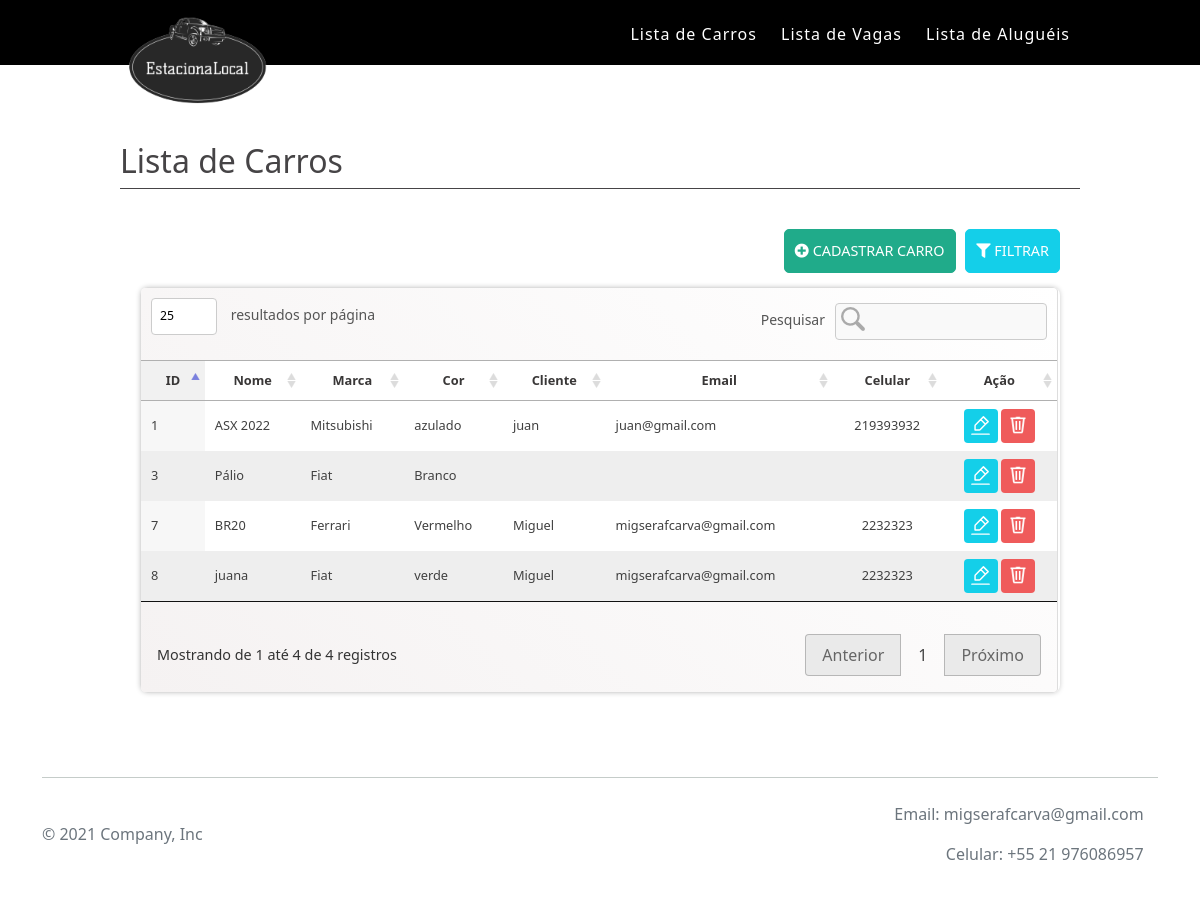
The app's page /carro with its own data.
### tables this page shows
CREATE TABLE `tblcarros` (
  `idcarro` int(11) NOT NULL,
  `nome` varchar(50) NOT NULL,
  `marca` varchar(50) NOT NULL,
  `cor` varchar(30) NOT NULL,
  `cliente` varchar(100) NOT NULL,
  `email` varchar(100) NOT NULL,
  `celular` varchar(50) NOT NULL
);

### app/core/Controller.php (called while the page is built, shortened)
<?php
class Controller{
     public function load($viewName, $viewData=array()){
       extract($viewData);
       include "app/views/" . $viewName .".php";
   }
}

### app/controllers/CarroController.php (called while the page is built, shortened)
<?php
class CarroController extends Controller{
   public function index(){
        $objCarro = new Carro();
        $dados["lista"] = $objCarro->lista();
        $dados["view"] = "Carro/index";
         $this->load("template",$dados);
   }
}

### app/core/Core.php (called while the page is built, shortened)
<?php
class Core{
    private $parametros = array();
    public function run(){
       $c = new $controllerCorrente;
       call_user_func_array(array($c, $this->getMetodo()), $this->getParametros());
    }
    public function getMetodo() {
        return METODO_PADRAO;
    }
    public function getParametros() {
        return $this->parametros;
    }
}

### index.php (called while the page is built, shortened)
<?php
require 'app/core/Core.php';
$core = new Core;
$core->run();

### app/core/Model.php (called while the page is built, shortened)
<?php
abstract class Model{
    public function __construct() {
		 $opcoes = array(
                \PDO::ATTR_ERRMODE => \PDO::ERRMODE_EXCEPTION,
                \PDO::MYSQL_ATTR_INIT_COMMAND =>"Set NAMES utf8"
        );
        $this->db = new \PDO("mysql:dbname=".BANCO.";host=".SERVIDOR,USUARIO,SENHA, $opcoes);
    }
}

### app/models/Carro.php (called while the page is built, shortened)
<?php
class Carro extends Model{
    public function lista(){
        $sql = "SELECT * FROM tblcarros";
        $qry = $this->db->query($sql);
        return $qry->fetchAll(\PDO::FETCH_OBJ);
    }
}

### app/views/Carro/index.php (the view, shortened to what this page needs)
<section class="caixa mt-4">
				<div class="titulo h5 mb-0"> <h2>Lista de Carros</h2></div>
				<div class="base-lista">
					<div>
						<div class="text-end d-flex">
							<a href="<?php echo URL_BASE."carro/create" ?>" class="btn btn-verde d-inline-block mb-2 mx-1"><i class="fas fa fa-plus-circle" aria-hidden="true"></i> Cadastrar carro</a>
							<a href="" class="btn btn-azul d-inline-block mb-2 filtro"><i class="fas fa fa-filter" aria-hidden="true"></i> Filtrar</a>
						</div>
					</div>
				<div class="tabela-responsiva tabela">
					<table width="100%" border="0" cellspacing="0" cellpadding="0" id="dataTable">
						<thead>
						  <tr>
						  <th align="left">ID</th>
							<th align="left">Nome</th>
							<th align="left">Marca</th>
							<th align="center">Cor</th>
							<th align="center">Cliente</th>
							<th align="center">Email</th>
							<th align="center">Celular</th>
							<th align="center">Ação</th>
						  </tr>
						</thead>
						<tbody>
							<?php  foreach($lista as $carro) { ?>
							<tr>
								<td><?php echo $carro->idcarro; ?></td>
								<td><?php echo $carro->nome; ?></td>
								<td><?php echo $carro->marca; ?></td>
								<td><?php echo $carro->cor; ?></td>
								<td><?php echo $carro->cliente; ?></td>
								<td><?php echo $carro->email; ?></td>
								<td align="center"><?php echo $carro->celular; ?></td>
								<td align="center">
									<a href="<?php echo URL_BASE."carro/edit/".$carro->idcarro ?>" class="btn btn-editar" title="Editar"></a>
									<a href="<?php echo URL_BASE."carro/excluir/".$carro->idcarro ?>" class="btn btn-excluir" title="excluir"><img src="<?php echo URL_BASE. "assets/img/iconoir_trash.png"?>" alt="" height="20px"></a>
								</td>
							</tr>
							<?php } ?>
						</tbody>
					</table>
					</div>
					</div>
				</div>

### app/views/template.php (shortened to what this page needs)
<!doctype html>
<html language="pt-br">
		<link rel="stylesheet" href="<?php echo URL_BASE ?>/assets/css/style.css">
		<link href="https://cdn.jsdelivr.net/npm/bootstrap@5.1.3/dist/css/bootstrap.min.css" rel="stylesheet">
		<link rel="stylesheet" href="<?php echo URL_BASE ?>/assets/js/datatables/css/jquery.dataTables.min.css">
		<link rel="stylesheet" href="<?php echo URL_BASE ?>/assets/js/datatables/css/responsive.dataTables.min.css">
		<link rel="stylesheet" href="<?php echo URL_BASE ?>/assets/js/datatables/css/style_dataTable.css">
		<link rel="stylesheet" type="text/css" href="<?php echo URL_BASE ?>/assets/css/auxiliar.css">
		<link rel="stylesheet" href="<?php echo URL_BASE ?>/assets/css/grade.css">
		<link rel="stylesheet" href="<?php echo URL_BASE ?>/assets/css/footers.css">
		<link rel="stylesheet" href="https://use.fontawesome.com/releases/v5.6.3/css/all.css">
	<body>
    <?php include_once "cabecalho.php"; ?>
	<div class="conteudo">
         <?php $this->load($view,$viewData); ?>
				<?php include_once "rodape.php"; ?>
	</body>
</html>

### app/views/cabecalho.php (shortened to what this page needs)
<header class="topo">
			<div class="conteudo">
				<a href="<?php echo URL_BASE?>" class="logo"><img src="<?php echo URL_BASE ?>/assets/img/Estacionalogo.png"></a>
				<nav class="menu">
					<ul>
						<li><a href="<?php echo URL_BASE."carro"?>">Lista de Carros</a></li>
						<li><a href="<?php echo URL_BASE."vaga"?>">Lista de Vagas</a></li>
						<li><a href="<?php echo URL_BASE."aluguel"?>">Lista de Aluguéis</a></li>
					</ul>
				</nav>
			</div>
		</header>

### app/views/rodape.php (shortened to what this page needs)
<div class="base-home mt-4 pb-5">
<div class="container-fluid">
<div class="container">
<footer class="d-flex flex-wrap justify-content-between align-items-center py-3 my-4 border-top">
    <p class="col-md-4 mb-0 text-muted">&copy; 2021 Company, Inc</p>
    <ul class="nav col-md-4 justify-content-end">
    <li class="nav-item"><a class="nav-link px-2 text-muted">Email: migserafcarva@gmail.com</a></li>
    <li class="nav-item"><a class="nav-link px-2 text-muted">Celular: +55 21 976086957</a></li>
    </ul>
</footer>
</div>
</div>
</div>

### assets/css/style.css (style rules this page uses)
* { padding:0; margin:0; box-sizing:border-box; -webkit-box-sizing:border-box; -moz-box-sizing:border-box; -o-box-sizing:border-box; }
a { text-decoration:none; }
.topo { width:100%; padding:10px 0; height:65px; background: #000000; margin-bottom:20px; }
.topo .logo { width:160px; float:left; }
.topo .logo img { width:100% }
.topo .menu { float:right; margin-left:80px; padding:12px 0; }
.topo .menu ul li { display:inline-block; margin:0 10px; }
.topo .menu ul li a { display:inline-block; color:#fff; font-size:1em; letter-spacing:1px; transition:all .4s linear; font-weight:300 }
.conteudo { width:960px; margin:0 auto; }
.caixa { width:100%; float:left; }
.base-home { width:100%; float:left; padding:0; }
.titulo { display: block; border-bottom: solid 1px #464446; color: #464446; font-size: 1.2em; margin-bottom: 1.5rem; }
.tabela { box-shadow:0 0 5px 0 #ccc; border-radius:8px }
.tabela-responsiva { display: block; width: 100%; overflow-x: auto; -webkit-overflow-scrolling: touch; -ms-overflow-style: -ms-autohiding-scrollbar; }
.tabela .btn.btn-excluir { border-radius:40px; background:#EF5B5B url(../img/iconoir_trash.svg) no-repeat center!important; background-size: 68%!important; width: 34px; height: 34px; }
.tabela .btn.btn-editar { border-radius:40px; background:#14CFE9 url(../img/iconoir_edit.svg) no-repeat center!important; background-size: 68%!important; width: 34px; height: 34px; }
.base-lista { width:100%; float:left; padding:20px; margin-top:20px; }
.base-lista .btn { display:inline-block; }
table.dataTable.no-footer { border-bottom: 1px solid #ccc; }
table.dataTable tbody tr:nth-of-type(2n+0) { background: #fff; }
table.dataTable tbody tr.odd>.sorting_1 { background-color: #fff!important; }
table.dataTable thead th, table.dataTable tfoot th { border-bottom: 0; }
table.dataTable thead .sorting_asc { background-color: #f6f6f6!important; }

### assets/js/datatables/css/style_dataTable.css (style rules this page uses)
table.dataTable thead th, table.dataTable tfoot th { text-align: center;border-bottom: 1px solid #b0b0b0;border-top: 1px solid #b0b0b0; color: #393737; font-size: .8rem; }
table.dataTable thead .sorting,table.dataTable thead .sorting_asc { font-size:.8rem; }
table.dataTable tbody th, table.dataTable tbody td { padding: 8px 10px; font-size:.8rem }
table.dataTable tbody tr { background:#fff }
table.dataTable tbody tr:nth-of-type(2n+0) { background:#eee }
table.dataTable tbody tr.odd>.sorting_1 { background-color: #eeeeee73!important; }
table.dataTable thead .sorting_asc { background-color: #f1f1f1!important; }
table.dataTable tbody th .btn, table.dataTable tbody td .btn { padding: 6px 7px!important; font-size: .7rem!important; border-radius: 4px!important; }
table.dataTable thead .sorting { background-image: url(../images/sort_both.png)!important; }

### assets/css/grade.css (style rules this page uses)
*,::after,::before { box-sizing:border-box; -webkit-box-sizing:border-box; -moz-box-sizing:border-box; -o-box-sizing:border-box; -ms-box-sizing:border-box; }

### records on screen
tblcarros: idcarro "1", nome "ASX 2022", marca "Mitsubishi", cor "azulado", cliente "juan", email "juan@gmail.com", celular "219393932"
tblcarros: idcarro "3", nome "Pálio", marca "Fiat", cor "Branco"
tblcarros: idcarro "7", nome "BR20", marca "Ferrari", cor "Vermelho", cliente "Miguel", email "migserafcarva@gmail.com", celular "2232323"
tblcarros: idcarro "8", nome "juana", marca "Fiat", cor "verde", cliente "Miguel", email "migserafcarva@gmail.com", celular "2232323"
